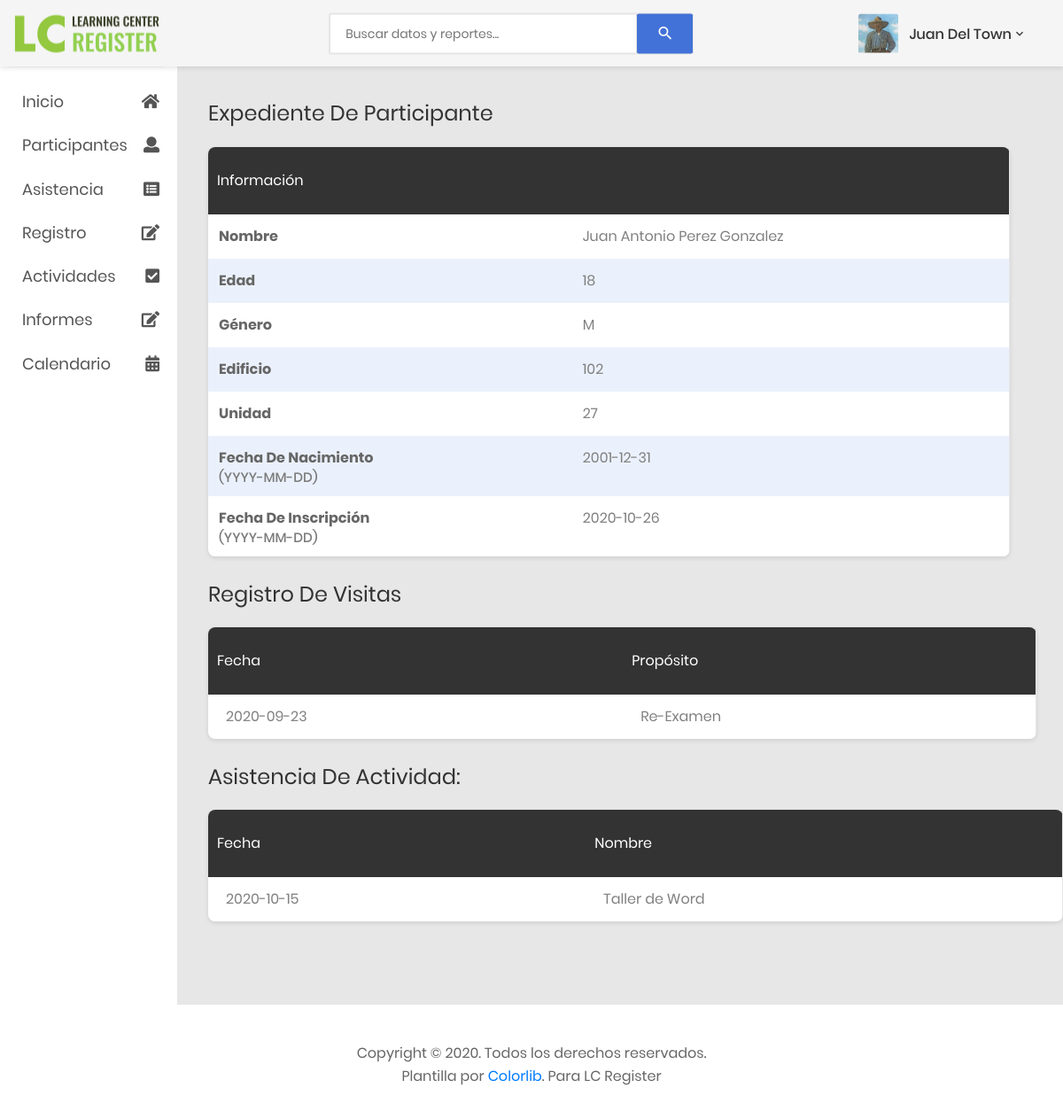
Page /expedienteParticipante.php?id=3 on the earlier database version.
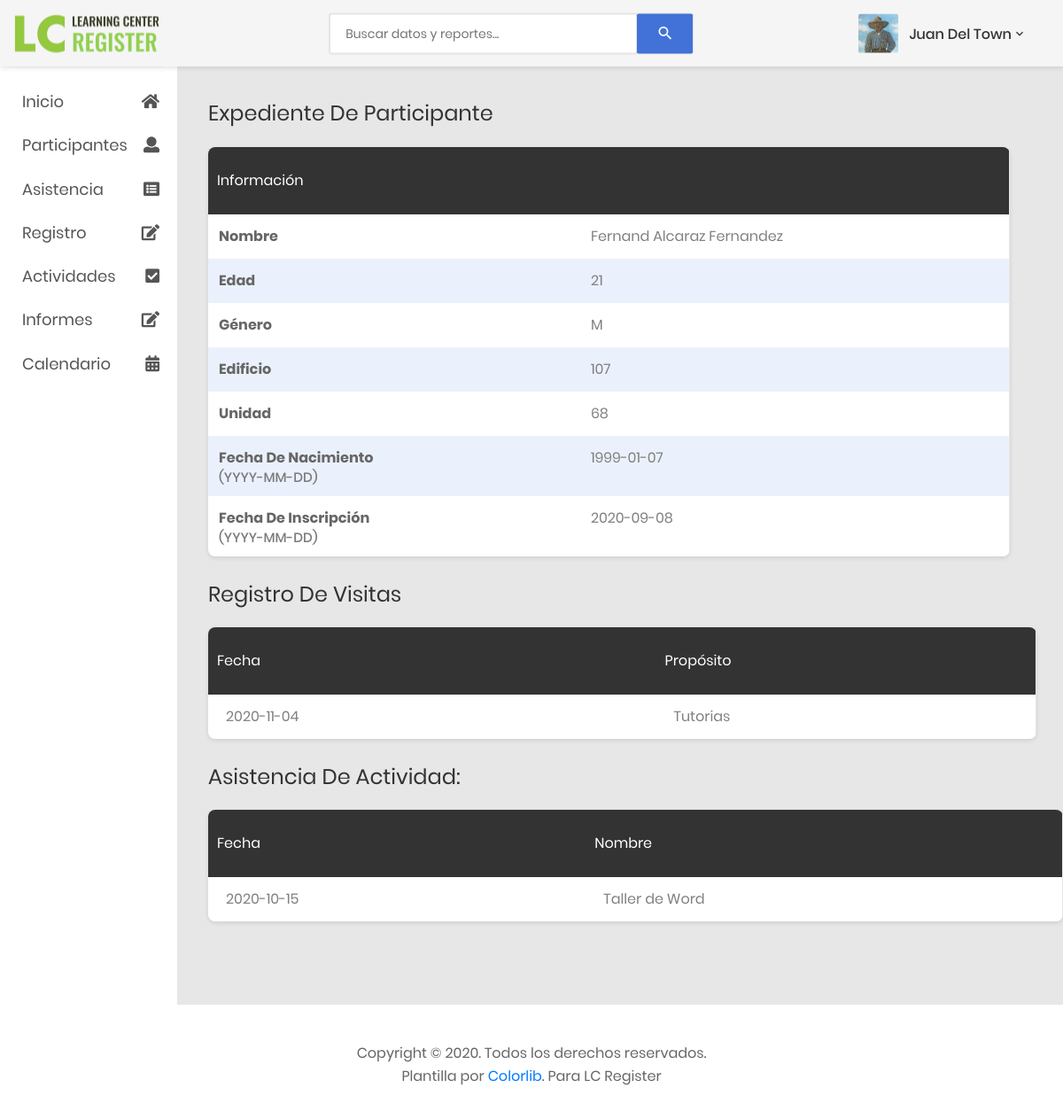
Same page on the later database version.
### tables this page shows
CREATE TABLE `participantes` (
  `participanteID` int(11) NOT NULL,
  `nombre` varchar(20) NOT NULL,
  `apellidos` varchar(30) NOT NULL,
  `genero` varchar(1) NOT NULL,
  `edificio` int(8) NOT NULL,
  `unidad` int(8) NOT NULL,
  `birthday` date NOT NULL,
  `inscripcion` date NOT NULL,
  `activo` int(1) NOT NULL DEFAULT '1'
);

CREATE TABLE `hojaasistencia` (
  `id` int(11) NOT NULL,
  `fecha` date NOT NULL,
  `fiscalYear` varchar(9) NOT NULL
);

CREATE TABLE `propositos` (
  `id` int(11) NOT NULL,
  `proposito` varchar(20) NOT NULL
);

CREATE TABLE `actividades` (
  `actividadID` int(11) NOT NULL,
  `nombre` varchar(25) NOT NULL,
  `recurso` varchar(35) NOT NULL,
  `lugar` varchar(35) NOT NULL,
  `fecha` date NOT NULL,
  `hora` varchar(20) NOT NULL,
  `proposito` text NOT NULL,
  `participantes` int(11) NOT NULL,
  `tipo` int(11) NOT NULL,
  `promocion` text NOT NULL,
  `fotos` int(11) NOT NULL,
  `fiscalYear` int(11) NOT NULL
);

### functions/functions.php (called while the page is built, shortened)
<?php
    function getEdad($fechaNacimiento)
    {
        $naci = $fechaNacimiento;
        $fecha_nacimiento = new DateTime($naci) ;
        $hoy = new DateTime();
        $edad = $hoy->diff($fecha_nacimiento);
        return $edad->y;
    }
?>

### expedienteParticipante.php (the view, shortened to what the changed rows need)
<?php
    include './functions/functions.php';
    if(empty($_REQUEST['id']))
        {
            header("location: listaParticipante.php");
        }else{
            $participanteID = $_REQUEST['id'];
            $query = mysqli_query($connection, "SELECT * FROM `participantes` WHERE participanteID = '$participanteID'");
            $query2 = mysqli_query($connection, "SELECT h.fecha, p.proposito FROM `asistencia` a INNER JOIN propositos p
                    ON a.proposito = p.id INNER JOIN hojaasistencia h ON a.hojaAsistencia = h.id WHERE a.participanteID = $participanteID ORDER BY h.id DESC");
            $participante = mysqli_fetch_array($query);
        }
?>
<!DOCTYPE html>
<html lang="en">
<head>
    <link href="css/font-face.css" rel="stylesheet" media="all">
    <link href="vendor/font-awesome-4.7/css/font-awesome.min.css" rel="stylesheet" media="all">
    <link href="vendor/font-awesome-5/css/fontawesome-all.min.css" rel="stylesheet" media="all">
    <link href="vendor/mdi-font/css/material-design-iconic-font.min.css" rel="stylesheet" media="all">
    <link href="vendor/bootstrap-4.1/bootstrap.min.css" rel="stylesheet" media="all">
    <link href="vendor/animsition/animsition.min.css" rel="stylesheet" media="all">
    <link href="vendor/bootstrap-progressbar/bootstrap-progressbar-3.3.4.min.css" rel="stylesheet" media="all">
    <link href="vendor/wow/animate.css" rel="stylesheet" media="all">
    <link href="vendor/css-hamburgers/hamburgers.min.css" rel="stylesheet" media="all">
    <link href="vendor/slick/slick.css" rel="stylesheet" media="all">
    <link href="vendor/select2/select2.min.css" rel="stylesheet" media="all">
    <link href="vendor/perfect-scrollbar/perfect-scrollbar.css" rel="stylesheet" media="all">
    <link href="css/theme.css" rel="stylesheet" media="all">
</head>
<body class="animsition">
    <div class="page-wrapper">
        <div class="page-container">
            <?php
	            include './includes/header.php';
            ?>
            <div class="main-content">
                <div class="section__content section__content--p30">
                    <h2 class="title-2">Expediente De Participante</h2>
                                <div class="table-responsive table--no-card m-b-30">
                                    <table class="table table-borderless table-striped table-earning">
                                        <thead>
                                            <tr>
                                                <th class="text-left">Información</th>
                                                <th class="text-left"></th>
                                            </tr>
                                        </thead>
                                            <tr>
                                                <th class="text-left">Nombre</th>
                                                <td class="text-left"><?php echo $participante['nombre']." ".$participante['apellidos']?></td>
                                            </tr>
                                            <tr>
                                                <th class="text-left">Edad</th>
                                                <td class="text-left"><?php echo getEdad($participante['birthday'])?></td>
                                            </tr>
                                                <th class="text-left">Género</th>
                                                <td class="text-left"><?php echo $participante['genero']?></td>
                                                <th class="text-left">Edificio</th>
                                                <td class="text-left"><?php echo $participante['edificio']?></td>
                                                <th class="text-left">Unidad</th>
                                                <td class="text-left"><?php echo $participante['unidad']?></td>
                                                <th class="text-left">Fecha De Nacimiento
                                                    <br>
                                                    <h6 class="title-7">(YYYY-MM-DD)</h6>
                                                </th>
                                                <td class="text-left"><?php echo $participante['birthday']?></td>
                                                <th class="text-left">Fecha De Inscripción
                                                    <br>
                                                    <h6 class="title-7">(YYYY-MM-DD)</h6>
                                                </th>
                                                <td class="text-left"><?php echo $participante['inscripcion']?></td>
                                    </table>
                                </div>
                            </div>
                            <h2 class="title-2">Registro de Visitas</h2>
                                <div class="table-responsive table--no-card m-b-30">
                                    <table class="table table-borderless table-striped table-earning">
                                        <thead>
                                            <tr>
                                                <th class="text-left">Fecha</th>
                                                <th class="text-left">Propósito</th>
                                            </tr>
                                        </thead>
                                        <tbody>
                                            <?php
                                                $result = mysqli_num_rows($query2);
                                                if($result > 0){
                                                    while($datos = mysqli_fetch_array($query2)){
                                            ?>
                                                    <tr>
                                                        <td><?php echo $datos['fecha']?></td>
                                                        <td><?php echo $datos['proposito']?></td>
                                                    </tr>
                                            <?php
                                                    }
                                                }
                                            ?>
                                        </tbody>
                                    </table>
                                </div>
                            </div>
                            <h2 class="title-2">Asistencia de Actividad:</h2>
                                <div class="table-responsive table--no-card m-b-30">
                                    <table class="table table-borderless table-striped table-earning">
                                        <thead>
                                            <tr>
                                                <th class="text-left">Fecha</th>
                                                <th class="text-left">Nombre</th>
                                            </tr>
                                        </thead>
                                        <tbody>
                                            <?php
                                            $queryActividad = mysqli_query($connection, "SELECT b.fecha, b.nombre
                                            FROM asistenciaactividad a
                                            INNER JOIN actividades b ON a.actividadID =  b.actividadID
                                            WHERE a.participanteID = '$participanteID' ORDER BY b.actividadID ASC");
                                                $result1 = mysqli_num_rows($queryActividad);
                                                if($result1 > 0){
                                                    while($datos = mysqli_fetch_array($queryActividad)){
                                            ?>
                                                    <tr>
                                                        <td><?php echo $datos['fecha']?></td>
                                                        <td><?php echo $datos['nombre']?></td>
                                                    </tr>
                                            <?php
                                                    }
                                                }
                                            ?>
                                        </tbody>
                                    </table>
                                </div>
                            </div>
                            </div>
                        <?php
	                        include './includes/footer.php';
                        ?>
</body>
</html>

Differences in the rows shown:
no longer on this page (row edited): hojaasistencia: fecha "2020-09-23", propositos.proposito "Re-Examen"
changed participantes: nombre "Juan Antonio" → "Fernand"; apellidos "Perez Gonzalez" → "Alcaraz Fernandez"; birthday "18" → "21"; edificio "102" → "107"; unidad "27" → "68"; birthday "2001-12-31" → "1999-01-07"; inscripcion "2020-10-26" → "2020-09-08"
now on this page (row edited): hojaasistencia: fecha "2020-11-04", propositos.proposito "Tutorias"
